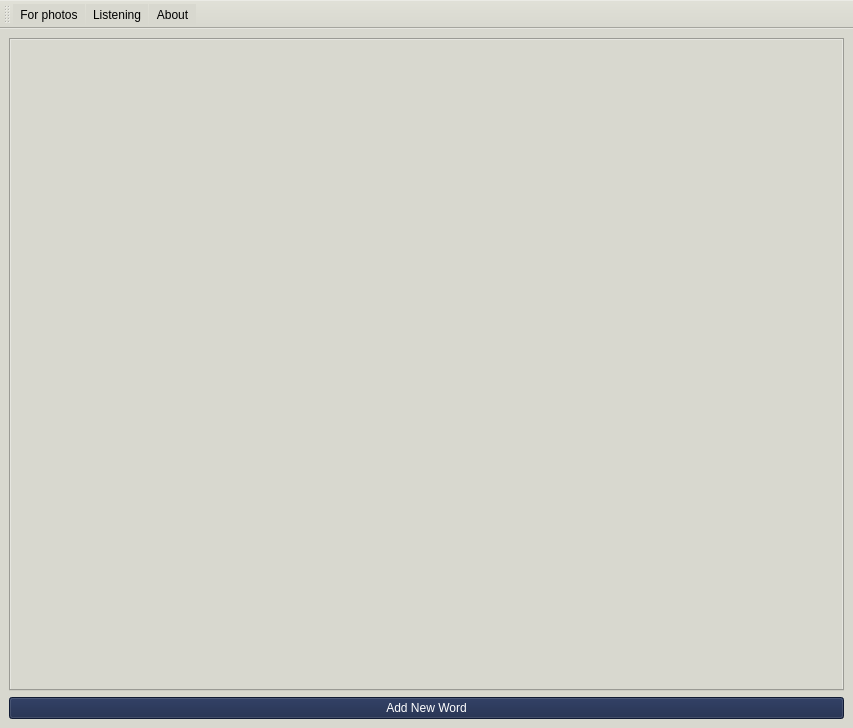
<?xml version="1.0" encoding="UTF-8"?>
<ui version="4.0">
 <class>MainWindow</class>
 <widget class="QMainWindow" name="MainWindow">
  <property name="geometry">
   <rect>
    <x>0</x>
    <y>0</y>
    <width>853</width>
    <height>728</height>
   </rect>
  </property>
  <property name="windowTitle">
   <string>MainWindow</string>
  </property>
  <property name="styleSheet">
   <string notr="true">background-color: rgb(185, 211, 205);
background-color: rgb(216, 216, 207);</string>
  </property>
  <widget class="QWidget" name="centralwidget">
   <layout class="QHBoxLayout" name="horizontalLayout">
    <item>
     <layout class="QVBoxLayout" name="verticalLayout">
      <item>
       <widget class="QTabWidget" name="tabWidget">
        <property name="tabShape">
         <enum>QTabWidget::Triangular</enum>
        </property>
        <property name="currentIndex">
         <number>-1</number>
        </property>
        <property name="documentMode">
         <bool>false</bool>
        </property>
        <property name="tabsClosable">
         <bool>true</bool>
        </property>
        <property name="movable">
         <bool>true</bool>
        </property>
        <property name="tabBarAutoHide">
         <bool>false</bool>
        </property>
       </widget>
      </item>
      <item>
       <widget class="QPushButton" name="addWordButton">
        <property name="styleSheet">
         <string notr="true">color: rgb(255, 255, 255);
background-color: rgb(23, 36, 71);</string>
        </property>
        <property name="text">
         <string>Add New Word</string>
        </property>
       </widget>
      </item>
     </layout>
    </item>
   </layout>
  </widget>
  <widget class="QToolBar" name="toolBar">
   <property name="windowTitle">
    <string>toolBar</string>
   </property>
   <attribute name="toolBarArea">
    <enum>TopToolBarArea</enum>
   </attribute>
   <attribute name="toolBarBreak">
    <bool>false</bool>
   </attribute>
   <addaction name="actionFor_photos"/>
   <addaction name="actionListening"/>
   <addaction name="actionAbout"/>
  </widget>
  <action name="actionAbout">
   <property name="icon">
    <iconset>
     <normalon>:/photos/photos/info.png</normalon>
    </iconset>
   </property>
   <property name="text">
    <string>About</string>
   </property>
  </action>
  <action name="actionFor_photos">
   <property name="icon">
    <iconset>
     <normalon>:/photos/photos/picture.png</normalon>
    </iconset>
   </property>
   <property name="text">
    <string>For photos</string>
   </property>
  </action>
  <action name="actionListening">
   <property name="icon">
    <iconset>
     <normalon>:/photos/photos/headphones.png</normalon>
    </iconset>
   </property>
   <property name="text">
    <string>Listening</string>
   </property>
   <property name="toolTip">
    <string>Listening</string>
   </property>
  </action>
 </widget>
 <resources/>
 <connections/>
</ui>
